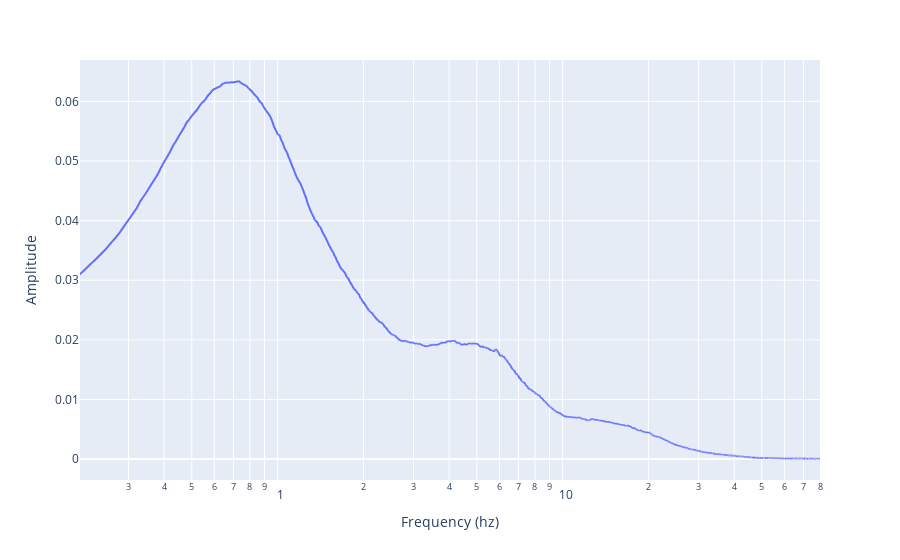

Write notebook code for a chart like this one.
### Code cell
plotInteractiveFFT(f, welchpow)

### Figure 1 — Plotly figure (JSON) as saved in the notebook; plotly's stock layout.template omitted (floating-point values rounded to 4 significant figures; data arrays with more than 128 entries replaced by an {"elided": "..."} marker saying what was removed)
{"data": [{"hovertemplate": "Frequency (hz)=%{x}<br>Amplitude=%{y}<extra></extra>", "legendgroup": "", "line": {"color": "#636efa", "dash": "solid"}, "marker": {"symbol": "circle"}, "mode": "lines", "name": "", "showlegend": false, "type": "scattergl", "x": {"elided": "10001 float values"}, "xaxis": "x", "y": {"elided": "10001 float values"}, "yaxis": "y"}], "layout": {"legend": {"tracegroupgap": 0}, "margin": {"t": 60}, "xaxis": {"anchor": "y", "domain": [0, 1], "range": [-0.6931, 1.903], "title": {"text": "Frequency (hz)"}, "type": "log"}, "yaxis": {"anchor": "x", "domain": [0, 1], "title": {"text": "Amplitude"}}}}
